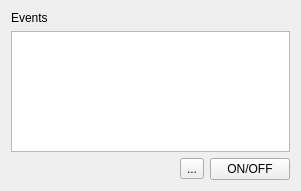
   <widget class="QWidget" name="verticalLayoutWidget_3">
    <property name="geometry">
     <rect>
      <x>10</x>
      <y>105</y>
      <width>301</width>
      <height>191</height>
     </rect>
    </property>
    <layout class="QVBoxLayout" name="verticalLayout_3">
     <item>
      <widget class="QLabel" name="label_10">
       <property name="font">
        <font>
         <pointsize>9</pointsize>
        </font>
       </property>
       <property name="text">
        <string>Events</string>
       </property>
      </widget>
     </item>
     <item>
      <widget class="QListView" name="listView_2">
       <property name="verticalScrollBarPolicy">
        <enum>Qt::ScrollBarAsNeeded</enum>
       </property>
      </widget>
     </item>
     <item>
      <layout class="QHBoxLayout" name="horizontalLayout">
       <item>
        <spacer name="horizontalSpacer">
         <property name="orientation">
          <enum>Qt::Horizontal</enum>
         </property>
         <property name="sizeHint" stdset="0">
          <size>
           <width>40</width>
           <height>20</height>
          </size>
         </property>
        </spacer>
       </item>
       <item>
        <widget class="QToolButton" name="toolButton">
         <property name="text">
          <string>...</string>
         </property>
        </widget>
       </item>
       <item>
        <widget class="QPushButton" name="pushButton_8">
         <property name="text">
          <string>ON/OFF</string>
         </property>
        </widget>
       </item>
      </layout>
     </item>
    </layout>
   </widget>
